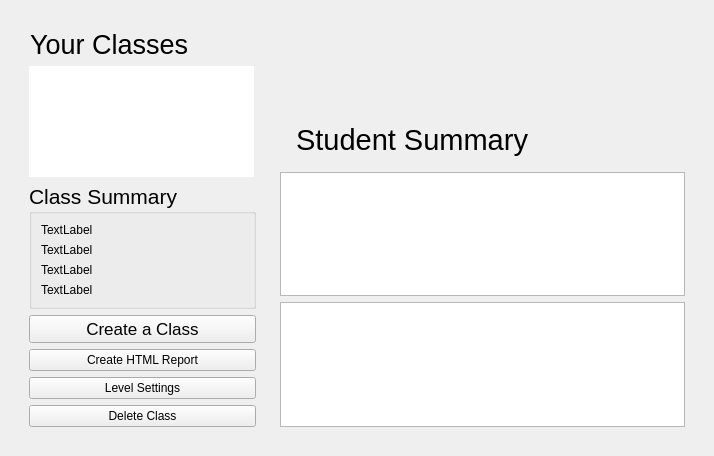
<?xml version="1.0" encoding="UTF-8"?>
<ui version="4.0">
 <class>AdminPane</class>
 <widget class="QWidget" name="AdminPane">
  <property name="geometry">
   <rect>
    <x>0</x>
    <y>0</y>
    <width>714</width>
    <height>456</height>
   </rect>
  </property>
  <property name="windowTitle">
   <string>Form</string>
  </property>
  <layout class="QHBoxLayout" name="horizontalLayout">
   <item>
    <widget class="QStackedWidget" name="stackedWidget">
     <widget class="QWidget" name="mainpage">
      <layout class="QHBoxLayout" name="horizontalLayout_3">
       <item>
        <layout class="QHBoxLayout" name="horizontalLayout_2">
         <item alignment="Qt::AlignLeft">
          <widget class="QWidget" name="classesContainer" native="true">
           <property name="minimumSize">
            <size>
             <width>225</width>
             <height>0</height>
            </size>
           </property>
           <property name="styleSheet">
            <string notr="true">min-width: 225px;</string>
           </property>
           <layout class="QVBoxLayout" name="verticalLayout_4">
            <item>
             <layout class="QVBoxLayout" name="verticalLayout_3">
              <item alignment="Qt::AlignHCenter">
               <widget class="QLabel" name="classLabel">
                <property name="font">
                 <font>
                  <pointsize>20</pointsize>
                 </font>
                </property>
                <property name="text">
                 <string>Your Classes</string>
                </property>
               </widget>
              </item>
              <item>
               <widget class="QListWidget" name="classList">
                <property name="minimumSize">
                 <size>
                  <width>225</width>
                  <height>0</height>
                 </size>
                </property>
                <property name="font">
                 <font>
                  <pointsize>18</pointsize>
                 </font>
                </property>
                <property name="cursor" stdset="0">
                 <cursorShape>PointingHandCursor</cursorShape>
                </property>
                <property name="styleSheet">
                 <string notr="true">max-width: parent;
border: none; </string>
                </property>
               </widget>
              </item>
              <item>
               <widget class="QGroupBox" name="summaryBox">
                <property name="font">
                 <font>
                  <pointsize>16</pointsize>
                 </font>
                </property>
                <property name="title">
                 <string>Class Summary</string>
                </property>
                <layout class="QVBoxLayout" name="verticalLayout_8">
                 <item>
                  <widget class="QLabel" name="classIdLabel">
                   <property name="text">
                    <string>TextLabel</string>
                   </property>
                  </widget>
                 </item>
                 <item>
                  <widget class="QLabel" name="classNameLabel">
                   <property name="text">
                    <string>TextLabel</string>
                   </property>
                  </widget>
                 </item>
                 <item>
                  <widget class="QLabel" name="totalPointsLabel">
                   <property name="text">
                    <string>TextLabel</string>
                   </property>
                  </widget>
                 </item>
                 <item>
                  <widget class="QLabel" name="totalTimeLabel">
                   <property name="text">
                    <string>TextLabel</string>
                   </property>
                  </widget>
                 </item>
                </layout>
               </widget>
              </item>
              <item>
               <widget class="QPushButton" name="clcreateClassButton">
                <property name="font">
                 <font>
                  <pointsize>13</pointsize>
                 </font>
                </property>
                <property name="cursor">
                 <cursorShape>PointingHandCursor</cursorShape>
                </property>
                <property name="styleSheet">
                 <string notr="true"/>
                </property>
                <property name="text">
                 <string>Create a Class</string>
                </property>
               </widget>
              </item>
              <item>
               <widget class="QPushButton" name="exportHtmlButton">
                <property name="maximumSize">
                 <size>
                  <width>30</width>
                  <height>30</height>
                 </size>
                </property>
                <property name="cursor">
                 <cursorShape>PointingHandCursor</cursorShape>
                </property>
                <property name="styleSheet">
                 <string notr="true">
</string>
                </property>
                <property name="text">
                 <string>Create HTML Report</string>
                </property>
               </widget>
              </item>
              <item>
               <widget class="QPushButton" name="levelSettingsButton">
                <property name="maximumSize">
                 <size>
                  <width>30</width>
                  <height>30</height>
                 </size>
                </property>
                <property name="cursor">
                 <cursorShape>PointingHandCursor</cursorShape>
                </property>
                <property name="styleSheet">
                 <string notr="true">
</string>
                </property>
                <property name="text">
                 <string>Level Settings</string>
                </property>
               </widget>
              </item>
              <item>
               <widget class="QPushButton" name="deleteClassButton">
                <property name="maximumSize">
                 <size>
                  <width>30</width>
                  <height>30</height>
                 </size>
                </property>
                <property name="cursor">
                 <cursorShape>PointingHandCursor</cursorShape>
                </property>
                <property name="styleSheet">
                 <string notr="true">
</string>
                </property>
                <property name="text">
                 <string>Delete Class</string>
                </property>
               </widget>
              </item>
             </layout>
            </item>
           </layout>
          </widget>
         </item>
         <item>
          <widget class="QWidget" name="classInfoContainer" native="true">
           <property name="sizePolicy">
            <sizepolicy hsizetype="Expanding" vsizetype="Preferred">
             <horstretch>0</horstretch>
             <verstretch>0</verstretch>
            </sizepolicy>
           </property>
           <layout class="QVBoxLayout" name="verticalLayout_6">
            <item>
             <layout class="QVBoxLayout" name="verticalLayout_5">
              <item alignment="Qt::AlignLeft|Qt::AlignTop">
               <widget class="QLabel" name="currClassLabel">
                <property name="font">
                 <font>
                  <pointsize>42</pointsize>
                 </font>
                </property>
                <property name="text">
                 <string/>
                </property>
               </widget>
              </item>
              <item>
               <widget class="QWidget" name="middleContainer" native="true">
                <property name="styleSheet">
                 <string notr="true"/>
                </property>
                <layout class="QHBoxLayout" name="horizontalLayout_5">
                 <item>
                  <layout class="QHBoxLayout" name="horizontalLayout_4">
                   <item>
                    <widget class="QLabel" name="studentsLabel">
                     <property name="font">
                      <font>
                       <pointsize>22</pointsize>
                      </font>
                     </property>
                     <property name="cursor">
                      <cursorShape>ArrowCursor</cursorShape>
                     </property>
                     <property name="toolTip">
                      <string/>
                     </property>
                     <property name="toolTipDuration">
                      <number>-1</number>
                     </property>
                     <property name="styleSheet">
                      <string notr="true">margin-top: 15px;</string>
                     </property>
                     <property name="text">
                      <string>Student Summary</string>
                     </property>
                    </widget>
                   </item>
                   <item>
                    <spacer name="horizontalSpacer">
                     <property name="orientation">
                      <enum>Qt::Horizontal</enum>
                     </property>
                     <property name="sizeType">
                      <enum>QSizePolicy::Fixed</enum>
                     </property>
                     <property name="sizeHint" stdset="0">
                      <size>
                       <width>100</width>
                       <height>0</height>
                      </size>
                     </property>
                    </spacer>
                   </item>
                  </layout>
                 </item>
                </layout>
               </widget>
              </item>
             </layout>
            </item>
            <item>
             <widget class="QTableWidget" name="userTable">
              <property name="cursor" stdset="0">
               <cursorShape>PointingHandCursor</cursorShape>
              </property>
              <property name="styleSheet">
               <string notr="true"/>
              </property>
             </widget>
            </item>
            <item>
             <widget class="QTableWidget" name="mapTable">
              <property name="cursor" stdset="0">
               <cursorShape>PointingHandCursor</cursorShape>
              </property>
             </widget>
            </item>
           </layout>
          </widget>
         </item>
        </layout>
       </item>
      </layout>
     </widget>
     <widget class="QWidget" name="noClassesPage">
      <layout class="QVBoxLayout" name="verticalLayout_2">
       <item>
        <layout class="QVBoxLayout" name="verticalLayout">
         <item alignment="Qt::AlignHCenter|Qt::AlignVCenter">
          <widget class="QLabel" name="noClassesLabel">
           <property name="text">
            <string>Looks like you don't have any classes!</string>
           </property>
          </widget>
         </item>
         <item alignment="Qt::AlignHCenter|Qt::AlignVCenter">
          <widget class="QPushButton" name="ncCreateClassButton">
           <property name="maximumSize">
            <size>
             <width>150</width>
             <height>16777215</height>
            </size>
           </property>
           <property name="text">
            <string>Add a Class</string>
           </property>
          </widget>
         </item>
        </layout>
       </item>
      </layout>
     </widget>
    </widget>
   </item>
  </layout>
 </widget>
 <resources/>
 <connections/>
</ui>
